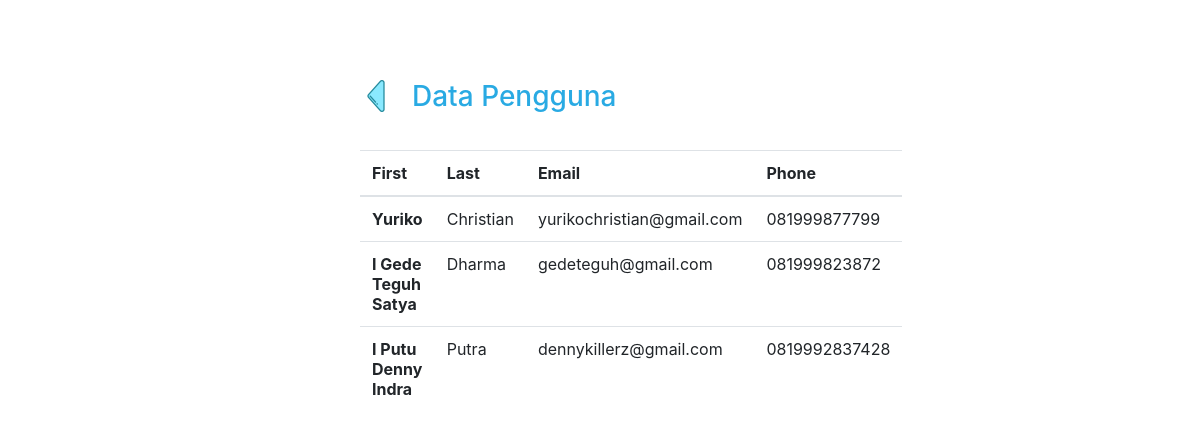
The page /view.php on the database its author committed.
### tables this page shows
CREATE TABLE `users` (
  `first_name` varchar(50) NOT NULL,
  `last_name` varchar(32) NOT NULL,
  `email` varchar(100) NOT NULL,
  `password` varchar(255) NOT NULL,
  `phone` varchar(14) NOT NULL
);

### db-con.php (the view, shortened to what this page needs)
<?php
class database{
	var $host = "localhost:3306";
	var $username = "root";
	var $password = "";
	var $database = "crud-db";
	var $koneksi;
	function __construct(){
		$this->koneksi = mysqli_connect($this->host, $this->username, $this->password,$this->database);
	}
	function view()
	{
		$sql = "SELECT first_name, last_name, email, phone FROM users ORDER BY last_name ASC";
		$result = mysqli_query($this->koneksi, $sql);
		if (mysqli_num_rows($result) > 0) {
			while($row = $result->fetch_assoc()) {
				echo '<tr> <th scope="row">'.$row["first_name"].'</th> <td>'.$row["last_name"].'</td> <td>'.$row["email"].'</td> <td>'.$row["phone"].'</td> </tr>';
			}
		} else {
			echo "0 results";
		}
	}
}
?>

### view.php (shortened to what this page needs)
<?php
    include_once('db-con.php');
    $database = new database();
?>
<html>
<head>
    <link rel="stylesheet" href="css/bootstrap.css">
    <link rel="stylesheet" href="css/bootstrap-grid.css">
</head>
<body>
    <div style="width:40vw;margin:80px auto;">
        <a href="index.php" style="display:flex;"><img src="img/left-arrow.png" style="height:32px;margin-right:20px"><h3 style="color:#29aae3;margin-bottom:30px;height:40px;">Data Pengguna</h3></a>
        <table class="table">
        <thead>
            <tr>
            <th scope="col">First</th>
            <th scope="col">Last</th>
            <th scope="col">Email</th>
            <th scope="col">Phone</th>
            </tr>
        </thead>
        <tbody>
            <?php $database->view(); ?>
        </tbody>
        </table>
    </div>
</body>
</html>

### rows shown on the page
users: first_name "Yuriko", last_name "Christian", email "yurikochristian@gmail.com", phone "081999877799"
users: first_name "I Gede Teguh Satya", last_name "Dharma", email "gedeteguh@gmail.com", phone "081999823872"
users: first_name "I Putu Denny Indra", last_name "Putra", email "dennykillerz@gmail.com", phone "0819992837428"
